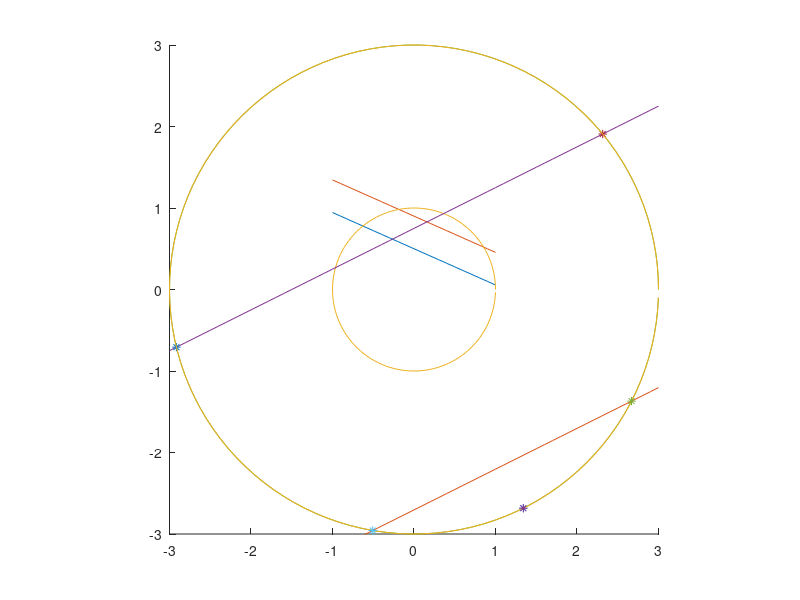

This figure's MATLAB source:
t = [0:0.05:2*pi];
x = cos(t);
y = sin(t);
m = -4/9;
b1 = 0.5;
b2 = 0.9;
xl=[-1:0.1:1];
yl1 = m * xl + b1;
yl2 = m * xl + b2;
hold on;
plot(xl,yl1);
plot(xl,yl2);
plot(x,y);
axis([-1,1,-1,1]);

%% 
gradv = [1,1,2,-2];
vxr = 0.5;
vyr = -1;
uxj = -1;
uyj = 1;
umax = 3;
t = [0:0.05:2*pi];
x = umax*cos(t);
y = umax*sin(t);
M = -gradv(2)/gradv(4);
B = (-gradv(1)*vxr+gradv(2)*uxj-gradv(3)*vyr+gradv(4)*uyj)/gradv(4);
xl= [-umax:0.1:umax];
yl = M * xl + B;
%optimal controller:
c1 = [gradv(2),gradv(4)]*umax/norm([gradv(2),gradv(4)]);
% intercepts line circle:
a = 1+(gradv(2)/gradv(4))^2;
b = -2*(gradv(2)/gradv(4)^2)*(-gradv(1)*vxr+gradv(2)*uxj-gradv(3)*vyr+gradv(4)*uyj);
c = ((-gradv(1)*vxr+gradv(2)*uxj-gradv(3)*vyr+gradv(4)*uyj)/gradv(4))^2-umax^2;
M = -gradv(2)/gradv(4);
B = (-gradv(1)*vxr+gradv(2)*uxj-gradv(3)*vyr+gradv(4)*uyj)/gradv(4);
x2 = (-b + sqrt(b^2-4*a*c))/(2*a);
x3 = (-b - sqrt(b^2-4*a*c))/(2*a);
c2 = [x2, M * x2 + B];
c3 = [x3, M * x3 + B];
%
figure(1);
hold on;
plot(xl,yl);
plot(x,y);
plot(c1(1),c1(2),'*');
plot(c2(1),c2(2),'*');
plot(c3(1),c3(2),'*');
axis([-umax,umax,-umax,umax]);
axis square;
%% intercepts line circle after realize the minimum value for disturbance
% gradv(2)*uxj + gradv(4)*uyj is -umax^2:
gradv = [1,1,2,-2];
vxr = 0.7;
vyr = 0.3;
umax = 3;
t = [0:0.05:2*pi];
x = umax*cos(t);
y = umax*sin(t);
M = -gradv(2)/gradv(4);
B = (-gradv(1)*vxr-gradv(3)*vyr+norm([gradv(2),gradv(4)])*umax)/gradv(4);
xl= [-umax:0.1:umax];
yl = M * xl + B;
a = 1+(gradv(2)/gradv(4))^2;
b = -2*(gradv(2)/gradv(4)^2)*(-gradv(1)*vxr-gradv(3)*vyr+norm([gradv(2),gradv(4)])*umax);
c = ((-gradv(1)*vxr-gradv(3)*vyr+norm([gradv(2),gradv(4)])*umax)/gradv(4))^2-umax^2;
%optimal controller:
c1 = [gradv(2),gradv(4)]*umax/norm([gradv(2),gradv(4)]);

x2 = (-b + sqrt(b^2-4*a*c))/(2*a);
x3 = (-b - sqrt(b^2-4*a*c))/(2*a);
c2 = [x2, M * x2 + B];
c3 = [x3, M * x3 + B];
%
figure(1);
hold on;
plot(xl,yl);
plot(x,y);
plot(c1(1),c1(2),'*');
plot(c2(1),c2(2),'*');
plot(c3(1),c3(2),'*');
axis square;
